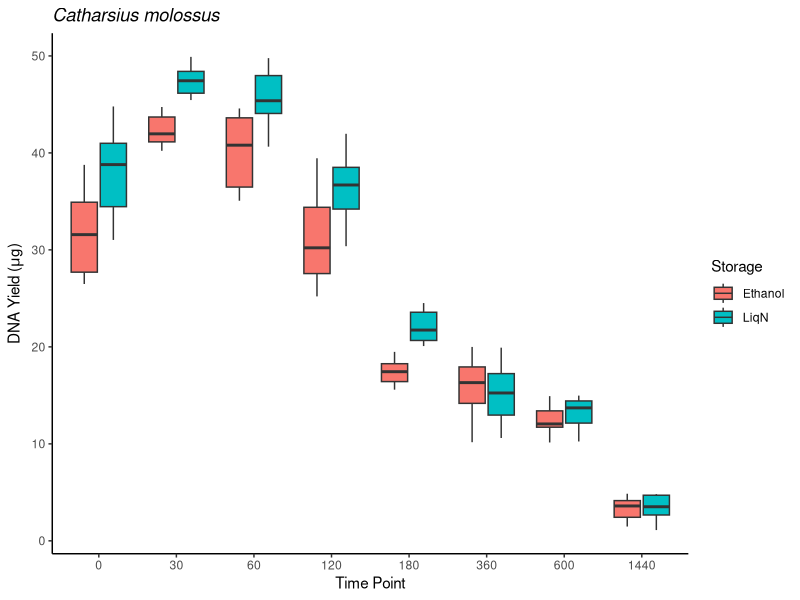
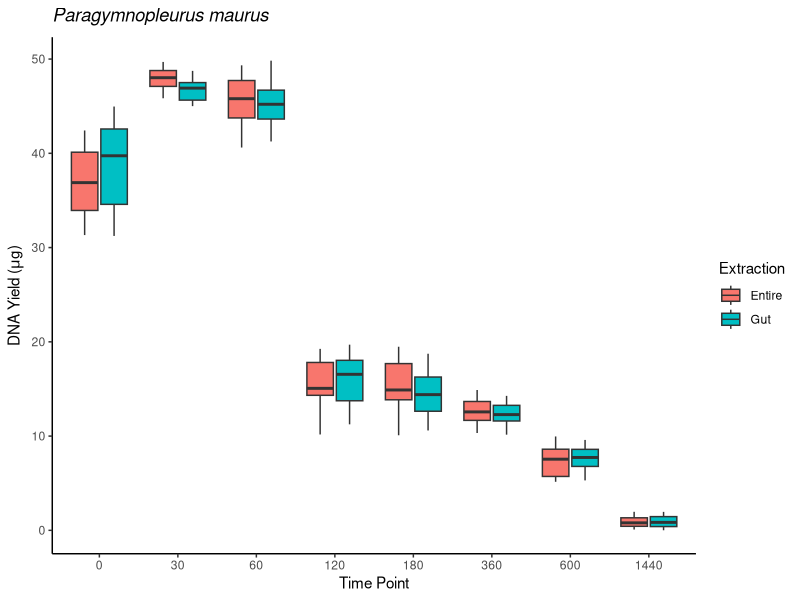
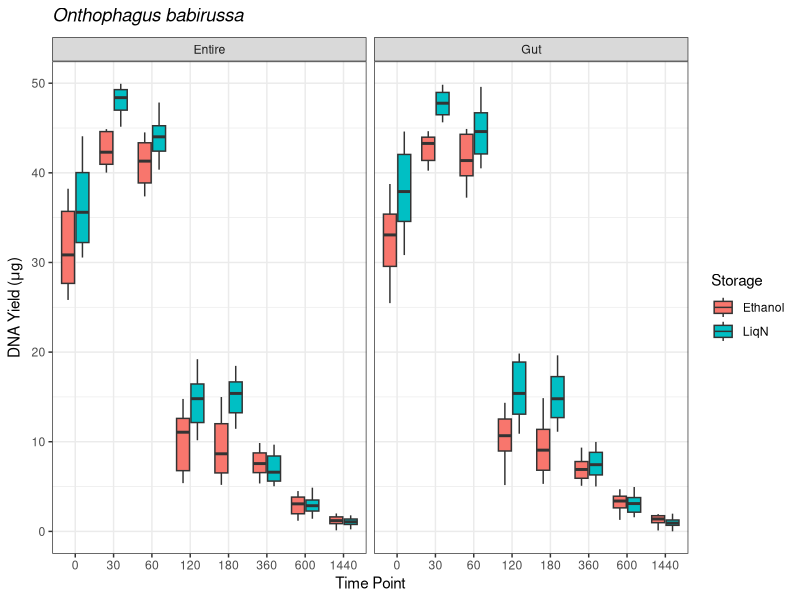

The R script that drew these images, in order:
######## still work in progress ########

# edit edit

# load libraries
library(ggplot2) ## for plotting
library(dplyr) ## for data manipulation

# read data
yield <- read.csv("data/DNA yield_cleaned.csv", header=T)
colnames(yield)[1] <-"SpecimenID" ## rename first column header
names(yield) ## check all column headers
str(yield) ## check data frame
yield$TimePt <- as.factor(yield$TimePt) # change TimePt to factor
str(yield) ## check again

# filter data by species
yield_Catharsius <- yield %>% filter(Species == "Catharsius_molossus")
yield_Paragymnopleurus <- yield %>% filter(Species == "Paragymnopleurus_maurus")
yield_Onthophagus <- yield %>% filter(Species == "Onthophagus_babirussa")

# plot data

yield_Catharsius %>% ggplot()+
  geom_boxplot(aes(x=TimePt, y=DNAYield, fill=Storage))+
  xlab("Time Point")+
  ylab(expression(paste("DNA Yield (", mu, "g)"))) +
  ggtitle(expression(paste(italic("Catharsius molossus"))))+
  theme_classic()

yield_Paragymnopleurus %>% ggplot()+
  geom_boxplot(aes(x=TimePt, y=DNAYield, fill=Extraction))+
  xlab("Time Point")+
  ylab(expression(paste("DNA Yield (", mu, "g)"))) +
  ggtitle(expression(paste(italic("Paragymnopleurus maurus"))))+
  theme_classic()

yield_Onthophagus %>% ggplot()+
  geom_boxplot(aes(x=TimePt, y=DNAYield, fill=Storage))+
  facet_wrap(~Extraction)+
  xlab("Time Point")+
  ylab(expression(paste("DNA Yield (", mu, "g)"))) +
  ggtitle(expression(paste(italic("Onthophagus babirussa"))))+
  theme_bw()

# linear models
## Catharsius models
catharsius_m1<-lm(DNAYield~TimePt+Storage, data=yield_Catharsius)
catharsius_m2<-lm(DNAYield~TimePt*Storage, data=yield_Catharsius)
anova(catharsius_m1,catharsius_m2)

anova(catharsius_m2)

## Paragymnopleurus models
paragymnopleurus_m1<-lm(DNAYield~TimePt+Extraction, data=yield_Paragymnopleurus)
paragymnopleurus_m2<-lm(DNAYield~TimePt*Extraction, data=yield_Paragymnopleurus)

anova(paragymnopleurus_m1, paragymnopleurus_m2)

anova(paragymnopleurus_m1)

## Onthophagus models
onthophagus_m1<-lm(DNAYield~TimePt+Storage, data=yield_Onthophagus)
onthophagus_m2<-lm(DNAYield~TimePt+Storage+Extraction, data=yield_Onthophagus)

anova(onthophagus_m1, onthophagus_m2)

onthophagus_m3<-lm(DNAYield~TimePt*Storage, data=yield_Onthophagus)
anova(onthophagus_m1, onthophagus_m3)

anova(onthophagus_m3)

## all combined
m1 <- lm(DNAYield~TimePt + Storage + Extraction, data=yield)
m2 <- lm(DNAYield~TimePt * Storage + Extraction, data=yield)
anova(m1,m2)
m3 <- lm(DNAYield~TimePt + Storage + Extraction + TimePt:Storage + TimePt:Extraction, data=yield)
anova(m2, m3)
anova(m3)

m1 <- lm(DNAYield~TimePt + Storage, data=yield)
m2 <- lm(DNAYield~TimePt * Storage, data=yield)
anova(m1,m2)

# interaction.plot(x.factor=yield$TimePt, trace.factor=yield$Storage, response=yield$DNAYield)
# interaction.plot(x.factor=yield$TimePt, trace.factor=yield$Extraction, response=yield$DNAYield)
# interaction.plot(x.factor=yield$Storage, trace.factor=yield$Extraction, response=yield$DNAYield)
